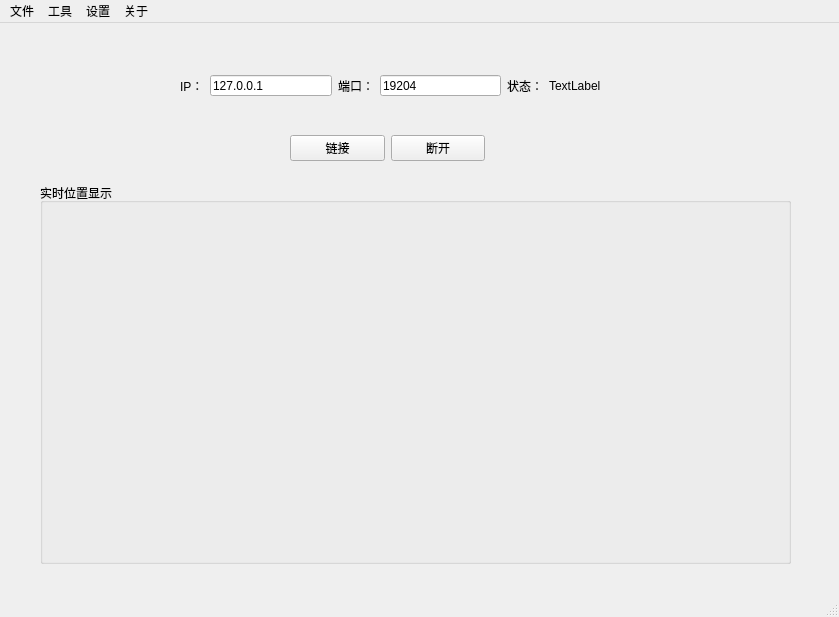
<?xml version="1.0" encoding="UTF-8"?>
<ui version="4.0">
 <class>CarsViewer</class>
 <widget class="QMainWindow" name="CarsViewer">
  <property name="geometry">
   <rect>
    <x>0</x>
    <y>0</y>
    <width>839</width>
    <height>617</height>
   </rect>
  </property>
  <property name="windowTitle">
   <string>MainWindow</string>
  </property>
  <widget class="QWidget" name="centralwidget">
   <widget class="QGroupBox" name="groupBox_map">
    <property name="geometry">
     <rect>
      <x>40</x>
      <y>160</y>
      <width>751</width>
      <height>381</height>
     </rect>
    </property>
    <property name="title">
     <string>实时位置显示</string>
    </property>
   </widget>
   <widget class="QWidget" name="verticalLayoutWidget">
    <property name="geometry">
     <rect>
      <x>180</x>
      <y>52</y>
      <width>421</width>
      <height>21</height>
     </rect>
    </property>
    <layout class="QHBoxLayout" name="horizontalLayout">
     <item>
      <widget class="QLabel" name="label">
       <property name="text">
        <string>IP：</string>
       </property>
      </widget>
     </item>
     <item>
      <widget class="QLineEdit" name="lineEdit_IP">
       <property name="text">
        <string>127.0.0.1</string>
       </property>
      </widget>
     </item>
     <item>
      <widget class="QLabel" name="label_2">
       <property name="text">
        <string>端口：</string>
       </property>
      </widget>
     </item>
     <item>
      <widget class="QLineEdit" name="lineEdit_port">
       <property name="text">
        <string>19204</string>
       </property>
      </widget>
     </item>
     <item>
      <widget class="QLabel" name="label_3">
       <property name="text">
        <string>状态：</string>
       </property>
      </widget>
     </item>
     <item>
      <widget class="QLabel" name="label_socket_status">
       <property name="text">
        <string>TextLabel</string>
       </property>
      </widget>
     </item>
    </layout>
   </widget>
   <widget class="QWidget" name="verticalLayoutWidget_2">
    <property name="geometry">
     <rect>
      <x>290</x>
      <y>110</y>
      <width>195</width>
      <height>30</height>
     </rect>
    </property>
    <layout class="QHBoxLayout" name="horizontalLayout_2">
     <item>
      <widget class="QPushButton" name="pushButton_link">
       <property name="text">
        <string>链接</string>
       </property>
      </widget>
     </item>
     <item>
      <widget class="QPushButton" name="pushButton_break">
       <property name="text">
        <string>断开</string>
       </property>
      </widget>
     </item>
    </layout>
   </widget>
  </widget>
  <widget class="QMenuBar" name="menubar">
   <property name="geometry">
    <rect>
     <x>0</x>
     <y>0</y>
     <width>839</width>
     <height>26</height>
    </rect>
   </property>
   <widget class="QMenu" name="menu">
    <property name="title">
     <string>文件</string>
    </property>
   </widget>
   <widget class="QMenu" name="menu_2">
    <property name="title">
     <string>工具</string>
    </property>
   </widget>
   <widget class="QMenu" name="menu_3">
    <property name="title">
     <string>设置</string>
    </property>
   </widget>
   <widget class="QMenu" name="menu_4">
    <property name="title">
     <string>关于</string>
    </property>
   </widget>
   <addaction name="menu"/>
   <addaction name="menu_2"/>
   <addaction name="menu_3"/>
   <addaction name="menu_4"/>
  </widget>
  <widget class="QStatusBar" name="statusbar"/>
 </widget>
 <resources/>
 <connections/>
</ui>
